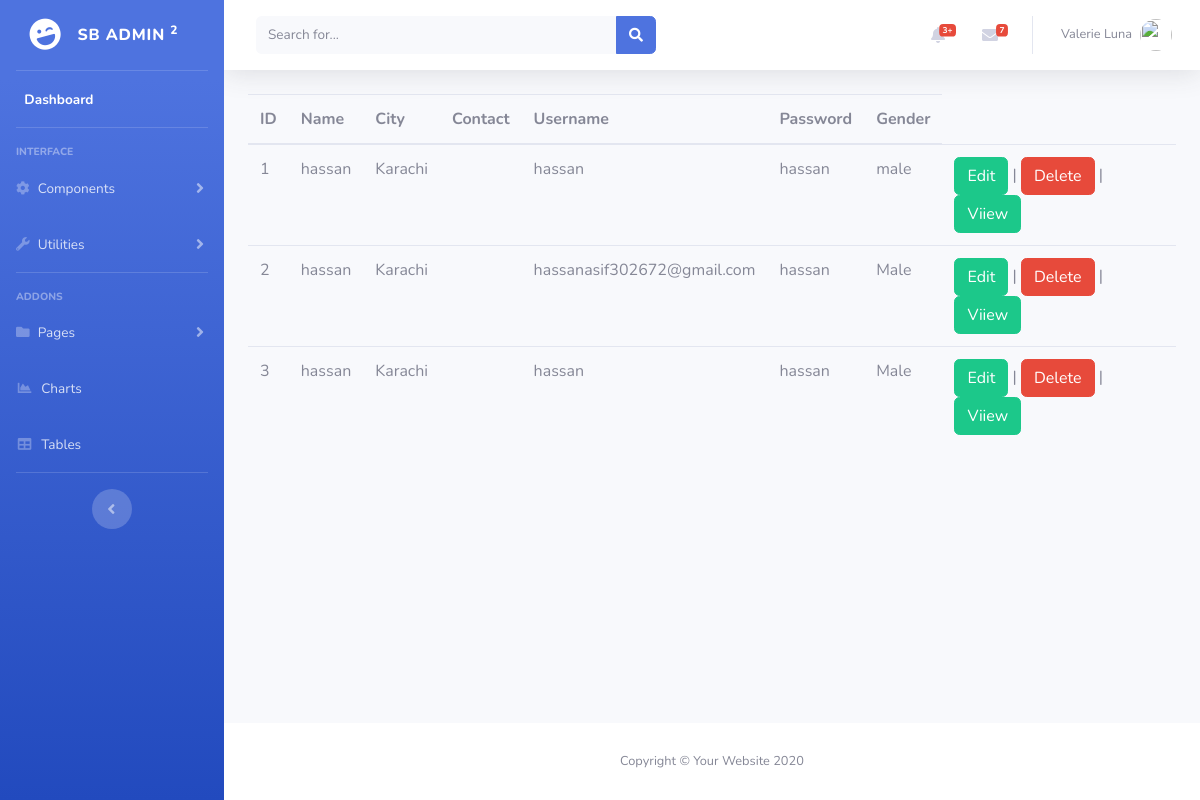
The app's page /patient/index.php with its own data.
### tables this page shows
CREATE TABLE `patient` (
  `pid` int(50) NOT NULL,
  `name` varchar(50) NOT NULL,
  `city` int(50) NOT NULL,
  `contact` int(50) NOT NULL,
  `username` varchar(50) NOT NULL,
  `password` varchar(50) NOT NULL,
  `Gender` varchar(20) DEFAULT NULL
);

CREATE TABLE `city` (
  `C_id` int(50) NOT NULL,
  `C_name` varchar(100) NOT NULL
);

### patient/index.php (the view, shortened to what this page needs)
<?php
include 'connection.php';
$query="Select * from patient";
$result=mysqli_query($conn,$query);
?>
<?php
include "../adminpanel.php";
?>
<table class="table table-hover">
  <thead>
    <tr>
      <th scope="col">ID</th>
      <th scope="col">Name</th>
      <th scope="col">City</th>
      <th scope="col">Contact</th>
      <th scope="col">Username</th>
      <th scope="col">Password</th>
      <th scope="col">Gender</th>
    </tr>
  </thead>
  <tbody>
  <?php while($row=mysqli_fetch_array($result))
        {
            ?>
    <tr>
        <td><?php echo $row['pid'] ?></td>
        <td><?php echo $row['name']?></td>
        <td><?php
       $query1="select * from city where C_id =".$row['city'];
       $result1=mysqli_query($conn,$query1);
       $row1=mysqli_fetch_row($result1);
      echo $row1[1];
      ?></td>
        <td><?php echo $row['contacts']?></td>
      <td><?php echo $row['username']?></td>
      <td><?php echo $row['password']?></td>
      <td><?php echo $row['Gender']?></td>
<td><a href='edit.php?id=<?php echo $row['pid'] ?>' class="btn btn-success ">Edit</a>  | <button class="btn btn-danger btndelete">Delete</button> |<a href='view.php?id=<?php echo $row['d_id'] ?>' class="btn btn-success ">Viiew</a> </td>
</tr>
        <?php }
        ?>
  </tbody>
</table>
<?php include "../adminpanelfooter.php"?>

### adminpanel.php (shortened to what this page needs)
<!DOCTYPE html>
<html lang="en">
<head>
</head>
<body id="page-top">
  <div id="wrapper">
    <ul class="navbar-nav bg-gradient-primary sidebar sidebar-dark accordion" id="accordionSidebar">
      <a class="sidebar-brand d-flex align-items-center justify-content-center" href="index.html">
        <div class="sidebar-brand-icon rotate-n-15">
          <i class="fa fa-laugh-wink"></i>
        </div>
        <div class="sidebar-brand-text mx-3">SB Admin <sup>2</sup></div>
      </a>
      <hr class="sidebar-divider my-0">
      <li class="nav-item active">
        <a class="nav-link" href="index.html">
          <span>Dashboard</span></a>
      </li>
      <hr class="sidebar-divider">
      <div class="sidebar-heading">
        Interface
      </div>
      <li class="nav-item">
        <a class="nav-link collapsed" href="#" data-toggle="collapse" data-target="#collapseTwo" aria-expanded="true" aria-controls="collapseTwo">
        <i class="fa fa-cog" aria-hidden="true"></i>
          <span>Components</span>
        </a>
      </li>
      <li class="nav-item">
        <a class="nav-link collapsed" href="#" data-toggle="collapse" data-target="#collapseUtilities" aria-expanded="true" aria-controls="collapseUtilities">
        <i class="fa fa-wrench" aria-hidden="true"></i>
          <span>Utilities</span>
        </a>
      </li>
      <hr class="sidebar-divider">
      <div class="sidebar-heading">
        Addons
      </div>
      <li class="nav-item">
        <a class="nav-link collapsed" href="#" data-toggle="collapse" data-target="#collapsePages" aria-expanded="true" aria-controls="collapsePages">
        <i class="fa fa-folder"></i>
          <span>Pages</span>
        </a>
      </li>
      <li class="nav-item">
        <a class="nav-link" href="charts.html">
          <i class="fas fa-fw fa-chart-area"></i>
          <span>Charts</span></a>
      </li>
      <li class="nav-item">
        <a class="nav-link" href="tables.html">
          <i class="fas fa-fw fa-table"></i>
          <span>Tables</span></a>
      </li>
      <hr class="sidebar-divider d-none d-md-block">
      <div class="text-center d-none d-md-inline">
        <button class="rounded-circle border-0" id="sidebarToggle"></button>
      </div>
    </ul>
    <div id="content-wrapper" class="d-flex flex-column">
      <div id="content">
        <nav class="navbar navbar-expand navbar-light bg-white topbar mb-4 static-top shadow">
          <form class="d-none d-sm-inline-block form-inline mr-auto ml-md-3 my-2 my-md-0 mw-100 navbar-search">
            <div class="input-group">
              <input type="text" class="form-control bg-light border-0 small" placeholder="Search for..." aria-label="Search" aria-describedby="basic-addon2">
              <div class="input-group-append">
                <button class="btn btn-primary" type="button">
                  <i class="fas fa-search fa-sm"></i>
                </button>
              </div>
            </div>
          </form>
          <ul class="navbar-nav ml-auto">
            <li class="nav-item dropdown no-arrow mx-1">
              <a class="nav-link dropdown-toggle" href="#" id="alertsDropdown" role="button" data-toggle="dropdown" aria-haspopup="true" aria-expanded="false">
                <i class="fas fa-bell fa-fw"></i>
                <span class="badge badge-danger badge-counter">3+</span>
              </a>
            </li>
            <li class="nav-item dropdown no-arrow mx-1">
              <a class="nav-link dropdown-toggle" href="#" id="messagesDropdown" role="button" data-toggle="dropdown" aria-haspopup="true" aria-expanded="false">
                <i class="fas fa-envelope fa-fw"></i>
                <span class="badge badge-danger badge-counter">7</span>
              </a>
            </li>
            <li class="nav-item dropdown no-arrow">
              <a class="nav-link dropdown-toggle" href="#" id="userDropdown" role="button" data-toggle="dropdown" aria-haspopup="true" aria-expanded="false">
                <span class="mr-2 d-none d-lg-inline text-gray-600 small">Valerie Luna</span>
                <img class="img-profile rounded-circle" src="https://source.unsplash.com/QAB-WJcbgJk/60x60">
              </a>
            </li>
          </ul>
        </nav>
        <div class="container-fluid">

### adminpanelfooter.php (shortened to what this page needs)
        </div>
      </div>
      <footer class="sticky-footer bg-white">
        <div class="container my-auto">
          <div class="copyright text-center my-auto">
            <span>Copyright &copy; Your Website 2020</span>
          </div>
        </div>
      </footer>
    </div>
  </div>
</body>
</html>

### records on screen
patient: pid "1", name "hassan", city.C_name "Karachi", username "hassan", password "hassan", Gender "male"
patient: pid "2", name "hassan", city.C_name "Karachi", username "hassanasif302672@gmail.com", password "hassan", Gender "Male"
patient: pid "3", name "hassan", city.C_name "Karachi", username "hassan", password "hassan", Gender "Male"
